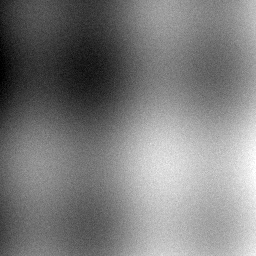
#> input picture assets/sample.png, 256 x 256 px
$ python main.py
#> lines starting #> are read from the running program, lines starting #| are printed output that depends on the picture
### io_utils/io.py
"""
io_utils.io
===========
Image I/O helpers and a small "compare-levels" grid builder.

load_image:   PNG/JPG/BMP → numpy uint8 array, auto-detects colour vs grayscale.
save_image:   numpy uint8 → PNG on disk.
make_comparison_grid: 4-up labelled montage, e.g. Original | Q=90 | Q=50 | Q=10.
"""

from __future__ import annotations

import os
from typing import Iterable, List, Tuple

import numpy as np
from PIL import Image, ImageDraw, ImageFont


def load_image(path: str) -> Tuple[np.ndarray, bool]:
    """Return (image_uint8, is_color). Color images come back as (H, W, 3) RGB."""
    img = Image.open(path)
    if img.mode == "L":
        return np.asarray(img, dtype=np.uint8), False
    rgb = img.convert("RGB")
    return np.asarray(rgb, dtype=np.uint8), True


def save_image(arr: np.ndarray, path: str) -> str:
    """Save a uint8 (H, W) or (H, W, 3) array as PNG or JPG. Returns absolute path."""
    arr = np.clip(arr, 0, 255).astype(np.uint8)
    if arr.ndim == 2:
        img = Image.fromarray(arr, mode="L")
    elif arr.ndim == 3 and arr.shape[-1] == 3:
        img = Image.fromarray(arr, mode="RGB")
    else:
        raise ValueError(f"save_image expects (H, W) or (H, W, 3), got {arr.shape}")
    out_path = os.path.abspath(path)
    ext = os.path.splitext(out_path)[1].lower()
    if ext in [".jpg", ".jpeg"]:
        img.save(out_path, quality=100)
    else:
        img.save(out_path)
    return out_path


# [58 lines left out: functions _to_pil, _get_font, make_comparison_grid, not called in this run]

### pipeline/pipeline.py
"""
pipeline.pipeline
=================
Orchestrates the full DCT compression pipeline for both grayscale and
colour images.

For colour images we go RGB → YCbCr → per-channel DCT/quant/IDCT
→ YCbCr → RGB. The luminance channel Y is processed at the user-selected
quality Q; the chroma channels Cb and Cr are processed at
Q_chroma = max(1, Q // 2), matching how JPEG treats chroma more
aggressively than luma.

The pipeline is vectorized: every channel is processed as one batch
of (N, 8, 8) blocks so the demo stays fast on a typical laptop.
"""

from __future__ import annotations

from dataclasses import dataclass
from typing import Optional

import numpy as np

from dct_core.blocks import merge_blocks, split_blocks
from dct_core.dct import dct2_batch, idct2_batch
from dct_core.quant import (
    LUM_TABLE_Q50,
    scale_table,
    quantize,
    dequantize,
)
from quality.metrics import (
    compression_ratio,
    estimate_compressed_size,
    mse,
    psnr,
)


@dataclass
class CompressionResult:
    reconstructed: np.ndarray            # uint8 image with the same shape as input
    cr: float                            # compression ratio (orig / compressed)
    mse_val: float                       # mean squared error over all pixels
    psnr_val: float                      # decibels, +inf if lossless
    original_bytes: int                  # raw pixel bytes (W * H * C)
    compressed_bytes: int                # zig-zag / RLE estimator result
    quality: int                         # Q used for luminance
    chroma_quality: int                  # Q used for chroma channels


def _compress_channel(channel: np.ndarray, q: int) -> tuple[np.ndarray, np.ndarray, np.ndarray]:
    """Compress one 2-D channel (H, W) at quality Q and return (recon, qblocks, table)."""
    shifted = channel.astype(np.float64) - 128.0
    blocks, orig_shape, padded_shape = split_blocks(shifted)
    coeffs = dct2_batch(blocks)
    table = scale_table(LUM_TABLE_Q50, q)
    qblocks = quantize(coeffs, table)
    rec_coeffs = dequantize(qblocks, table)
    rec_shifted = idct2_batch(rec_coeffs)
    rec = merge_blocks(rec_shifted, orig_shape, padded_shape) + 128.0
    return rec, qblocks, table


def compress_image(image_u8: np.ndarray, quality: int = 75) -> CompressionResult:
    """Top-level entry: accept (H, W) grayscale or (H, W, 3) RGB uint8."""
    if not (1 <= quality <= 100):
        raise ValueError(f"quality must be in [1, 100], got {quality}")
    if image_u8.dtype != np.uint8:
        image_u8 = image_u8.astype(np.uint8)

    if image_u8.ndim == 2:
        rec_f, qblocks, _ = _compress_channel(image_u8, quality)
        rec_u8 = np.clip(rec_f, 0, 255).astype(np.uint8)
        original_bytes = int(image_u8.size)
        compressed_bytes = estimate_compressed_size(qblocks)
        cr = compression_ratio(original_bytes, compressed_bytes)
        m = mse(image_u8.astype(np.float64), rec_u8.astype(np.float64))
        p = psnr(image_u8.astype(np.float64), rec_u8.astype(np.float64))
        return CompressionResult(rec_u8, cr, m, p, original_bytes, compressed_bytes,
                                 quality, quality)

    if image_u8.ndim == 3 and image_u8.shape[-1] == 3:
        from .color import rgb_to_ycbcr, ycbcr_to_rgb
        ycbcr = rgb_to_ycbcr(image_u8)
        y_q = quality
        c_q = max(1, quality // 2)
        y_rec, y_qblocks, _ = _compress_channel(ycbcr[..., 0], y_q)
        cb_rec, cb_qblocks, _ = _compress_channel(ycbcr[..., 1], c_q)
        cr_rec, cr_qblocks, _ = _compress_channel(ycbcr[..., 2], c_q)
        rec_ycbcr = np.stack([y_rec, cb_rec, cr_rec], axis=-1)
        rec_u8 = ycbcr_to_rgb(rec_ycbcr)
        original_bytes = int(image_u8.size)
        compressed_bytes = (
            estimate_compressed_size(y_qblocks)
            + estimate_compressed_size(cb_qblocks)
            + estimate_compressed_size(cr_qblocks)
        )
        cr = compression_ratio(original_bytes, compressed_bytes)
        m = mse(image_u8.astype(np.float64), rec_u8.astype(np.float64))
        p = psnr(image_u8.astype(np.float64), rec_u8.astype(np.float64))
        return CompressionResult(rec_u8, cr, m, p, original_bytes, compressed_bytes,
                                 y_q, c_q)

    raise ValueError(f"compress_image expects (H, W) or (H, W, 3), got {image_u8.shape}")

### dct_core/blocks.py
"""
dct_core.blocks
===============
Helpers for splitting a 2-D image into non-overlapping 8x8 blocks
(the way JPEG does it) and stitching them back together.

If the image height or width is not a multiple of 8, we reflect-pad
the edges so the DCT can run on clean 8x8 tiles, then crop the padding
back when we reconstruct. This keeps the reconstruction exactly the
same size as the input.
"""

from __future__ import annotations

from typing import Tuple

import numpy as np

from .dct import BLOCK


def _padded_shape(h: int, w: int, block: int = BLOCK) -> Tuple[int, int]:
    return ((h + block - 1) // block) * block, ((w + block - 1) // block) * block


def split_blocks(img: np.ndarray, block: int = BLOCK):
    """Split a (H, W) image into (N, block, block) blocks.

    Returns (blocks, orig_shape, padded_shape).
    Padding (reflect mode) is applied if H or W is not a multiple of `block`.
    """
    if img.ndim != 2:
        raise ValueError(f"split_blocks expects a 2-D image, got shape {img.shape}")
    h, w = img.shape
    hp, wp = _padded_shape(h, w, block)
    if (hp, wp) != (h, w):
        pad_h = hp - h
        pad_w = wp - w
        padded = np.pad(img, ((0, pad_h), (0, pad_w)), mode="reflect")
    else:
        padded = img
    n_rows = hp // block
    n_cols = wp // block
    blocks = padded.reshape(n_rows, n_cols, block, block)
    blocks = blocks.transpose(0, 2, 1, 3).reshape(n_rows * n_cols, block, block)
    return blocks, (h, w), (hp, wp)


def merge_blocks(blocks: np.ndarray, orig_shape, padded_shape, block: int = BLOCK) -> np.ndarray:
    """Inverse of split_blocks: stitch (N, block, block) blocks back into an image
    and crop padding back to orig_shape."""
    if blocks.ndim != 3 or blocks.shape[1:] != (block, block):
        raise ValueError(f"merge_blocks expects (N, {block}, {block}), got {blocks.shape}")
    hp, wp = padded_shape
    n_rows = hp // block
    n_cols = wp // block
    if blocks.shape[0] != n_rows * n_cols:
        raise ValueError(
            f"merge_blocks: {blocks.shape[0]} blocks do not fit padded shape {padded_shape}"
        )
    grid = blocks.reshape(n_rows, block, n_cols, block).transpose(0, 2, 1, 3).reshape(hp, wp)
    h, w = orig_shape
    return grid[:h, :w]

### quality/metrics.py
"""
quality.metrics
===============
Numerical measures of how different two images are.

  * MSE  (Mean Squared Error)         — average per-pixel squared difference.
  * PSNR (Peak Signal-to-Noise Ratio) — log-scale quality in decibels;
                                        larger PSNR means reconstruction is closer
                                        to the original. PSNR is defined only
                                        when MSE > 0, otherwise we report +inf.
  * Compression Ratio                 — original bytes / compressed bytes.
  * estimate_compressed_size          — runs a tiny zig-zag + run-length
                                        estimator over quantized blocks so the
                                        demo can show a *measured* compression
                                        ratio that responds to Q.
"""

from __future__ import annotations

import numpy as np


# Standard zig-zag scan order for an 8x8 block (indices 0..63).
_ZIGZAG: np.ndarray = np.array(
    [
        0, 1, 8, 16, 9, 2, 3, 10,
        17, 24, 32, 25, 18, 11, 4, 5,
        12, 19, 26, 33, 40, 48, 41, 34,
        27, 20, 13, 6, 7, 14, 21, 28,
        35, 42, 49, 56, 57, 50, 43, 36,
        29, 22, 15, 23, 30, 37, 44, 51,
        58, 59, 52, 45, 38, 31, 39, 46,
        53, 60, 61, 54, 47, 55, 62, 63,
    ],
    dtype=np.int32,
)


def mse(a: np.ndarray, b: np.ndarray) -> float:
    """Mean Squared Error between two arrays of identical shape."""
    if a.shape != b.shape:
        raise ValueError(f"mse: shape mismatch {a.shape} vs {b.shape}")
    diff = a.astype(np.float64) - b.astype(np.float64)
    return float(np.mean(diff * diff))


def psnr(a: np.ndarray, b: np.ndarray, max_val: float = 255.0) -> float:
    """Peak Signal-to-Noise Ratio in decibels. Returns +inf if MSE == 0."""
    m = mse(a, b)
    if m <= 0.0:
        return float("inf")
    return float(10.0 * np.log10((max_val * max_val) / m))


def estimate_compressed_size(quantized_blocks: np.ndarray) -> int:
    """Estimate the byte cost of the quantized DCT coefficients.

    For each 8x8 block we walk the zig-zag order, skip runs of zeros, and
    encode each non-zero as a 2-byte pair (run length, value). We also add
    1 byte for an end-of-block marker so the decoder can stop. This is a
    teaching estimator — not Huffman — but it does respond to Q (more
    aggressive Q → more zeros → fewer bytes).
    """
    if quantized_blocks.ndim != 3 or quantized_blocks.shape[1:] != (8, 8):
        raise ValueError(
            f"estimate_compressed_size expects (N, 8, 8), got {quantized_blocks.shape}"
        )
    flat = quantized_blocks.reshape(quantized_blocks.shape[0], 64)
    total = 0
    for row in flat:
        run = 0
        for k in _ZIGZAG:
            v = int(row[k])
            if v == 0:
                run += 1
                if run > 255:
                    run = 255
                continue
            total += 2
            run = 0
        total += 1
    return total


def compression_ratio(orig_bytes: int, comp_bytes: int) -> float:
    """orig_bytes / comp_bytes; safe when comp_bytes is 0."""
    if comp_bytes <= 0:
        return float("inf")
    return float(orig_bytes) / float(comp_bytes)

### dct_core/dct.py
"""
dct_core.dct
============
From-scratch 2-D Type-II Discrete Cosine Transform (DCT) and its inverse.

Why we implement it ourselves (instead of calling scipy.fft.dctn):
  * It keeps the math visible and aligned with the syllabus.
  * The 8x8 DCT matrix is precomputed once and reused for every block,
    so the cost on a 512x512 image is essentially 4096 tiny 8x8 matrix products.
  * No external FFT dependency to demo live.

The forward 2-D DCT of an 8x8 block x is:
    X = D @ x @ D.T
and the matching inverse (Type-III) is:
    x = D.T @ X @ D
where D is the 8x8 matrix whose (k, i) entry is:
    D[k, i] = alpha(k) * cos((2i + 1) * k * pi / 16)
with   alpha(0)     = 1/sqrt(8)
       alpha(k > 0) = sqrt(2/8) = 1/2.

With this normalization D is orthonormal, so D @ D.T == I and
D.T @ D == I. The inverse above is therefore the exact transpose.
"""

from __future__ import annotations

import numpy as np

BLOCK: int = 8


def _build_dct_matrix(n: int = 8, dtype=np.float64) -> np.ndarray:
    k = np.arange(n, dtype=dtype).reshape(n, 1)
    i = np.arange(n, dtype=dtype).reshape(1, n)
    alpha = np.where(k == 0, 1.0 / np.sqrt(n), np.sqrt(2.0 / n))
    return alpha * np.cos((2 * i + 1) * k * np.pi / (2 * n))


D: np.ndarray = _build_dct_matrix(BLOCK, dtype=np.float64)


# [17 lines left out: functions dct2, idct2, not called in this run]


def dct2_batch(blocks: np.ndarray) -> np.ndarray:
    """Forward DCT applied to a stack of N blocks of shape (N, 8, 8).

    Computes  D @ x @ D.T   for every block.
    """
    if blocks.ndim != 3 or blocks.shape[1:] != (BLOCK, BLOCK):
        raise ValueError(f"dct2_batch expects (N, {BLOCK}, {BLOCK}), got {blocks.shape}")
    x = np.asarray(blocks, dtype=np.float64)
    # (n, i, l) = sum_{j, k} D[i, j] * x[n, j, k] * D.T[k, l]
    return np.einsum("ij,njk,kl->nil", D, x, D.T)


def idct2_batch(coeffs: np.ndarray) -> np.ndarray:
    """Inverse DCT applied to a stack of N blocks of shape (N, 8, 8).

    Computes  D.T @ X @ D   for every block.
    """
    if coeffs.ndim != 3 or coeffs.shape[1:] != (BLOCK, BLOCK):
        raise ValueError(f"idct2_batch expects (N, {BLOCK}, {BLOCK}), got {coeffs.shape}")
    X = np.asarray(coeffs, dtype=np.float64)
    # (n, i, l) = sum_{j, k} D.T[i, j] * X[n, j, k] * D[k, l]
    return np.einsum("ij,njk,kl->nil", D.T, X, D)

### dct_core/quant.py
"""
dct_core.quant
==============
JPEG-style quantization for DCT coefficients.

We hard-code the standard luminance table used by JPEG at quality factor 50
and the standard scaling rule so the same table can be adapted to any Q
between 1 and 100. Higher Q = finer quantization = bigger file = better quality.

This is the heart of why DCT compression is *lossy*: dividing by the
quantization table and rounding to an integer throws away small
high-frequency details that the eye barely notices.
"""

from __future__ import annotations

import numpy as np


LUM_TABLE_Q50: np.ndarray = np.array(
    [
        [16, 11, 10, 16, 24, 40, 51, 61],
        [12, 12, 14, 19, 26, 58, 60, 55],
        [14, 13, 16, 24, 40, 57, 69, 56],
        [14, 17, 22, 29, 51, 87, 80, 62],
        [18, 22, 37, 56, 68, 103, 77, 62],
        [30, 35, 55, 64, 81, 104, 92, 75],
        [50, 72, 78, 87, 103, 121, 100, 78],
        [68, 92, 95, 98, 112, 100, 103, 99],
    ],
    dtype=np.int32,
)


def scale_table(base: np.ndarray, q: int) -> np.ndarray:
    """Scale a base quantization table for an arbitrary JPEG Q-factor in [1, 100].

    The rule is the standard one used by libjpeg:
        if Q < 50:  scale = 5000 / Q
        else:       scale = 200 - 2 * Q
        scaled[i]  = clip(floor((base[i] * scale + 50) / 100), 1, 255)
    """
    if not 1 <= q <= 100:
        raise ValueError(f"Quality factor Q must be in [1, 100], got {q}")
    scale = 5000 / q if q < 50 else 200 - 2 * q
    scaled = np.floor((base.astype(np.float64) * scale + 50.0) / 100.0)
    return np.clip(scaled, 1, 255).astype(np.int32)


def quantize(coeffs: np.ndarray, table: np.ndarray) -> np.ndarray:
    """Quantize DCT coefficients: round(C / table). Accepts (8, 8) or (N, 8, 8)."""
    if coeffs.shape[-2:] != table.shape:
        raise ValueError(
            f"quantize: coefficient shape {coeffs.shape} does not match table {table.shape}"
        )
    return np.round(coeffs.astype(np.float64) / table.astype(np.float64)).astype(np.int32)


def dequantize(qcoeffs: np.ndarray, table: np.ndarray) -> np.ndarray:
    """Dequantize: qcoeffs * table (recovers approximate DCT coefficients)."""
    if qcoeffs.shape[-2:] != table.shape:
        raise ValueError(
            f"dequantize: qcoeff shape {qcoeffs.shape} does not match table {table.shape}"
        )
    return qcoeffs.astype(np.float64) * table.astype(np.float64)

### main.py
"""
DCT-Based Image Compression — full pipeline demo.

Run from the project root:

    python main.py                         # uses assets/sample.png, grayscale
    python main.py my_photo.jpg            # any image path
    python main.py path/to/photo.png --q 75
    python main.py my_photo.jpg --color    # use YCbCr pipeline (default if input is RGB)
    python main.py my_photo.jpg --grid     # also save Original | Q=90 | Q=50 | Q=10 grid

What this script does (the complete DIP signal-processing chain):

    Image  →  grayscale or RGB → YCbCr (if colour)
        →  level shift  →  split 8x8 blocks
        →  2-D DCT  →  quantize (JPEG luminance table @ Q)
        →  dequantize  →  inverse DCT  →  inverse level shift
        →  reconstructed image

It then prints MSE, PSNR, and Compression Ratio so the trade-off
between file size and image quality is *measured*, not guessed.
"""

from __future__ import annotations

import argparse
import os
import sys
from typing import Tuple

import numpy as np
from PIL import Image

from io_utils.io import load_image, make_comparison_grid, save_image
from pipeline import compress_image


def _print_friendly_missing(path: str) -> None:
    print(f"No image found at '{path}'.")
    print("Tip: run  python main.py path/to/your_photo.jpg")
    print("     (any PNG / JPG / BMP; colour images are auto-converted)")


def run(path: str, q: int, color: bool, grid: bool, fmt: str) -> int:
    if not os.path.isfile(path):
        _print_friendly_missing(path)
        return 0

    img, is_color = load_image(path)
    if not color and img.ndim == 3:
        # User asked for grayscale explicitly.
        img = np.asarray(Image.fromarray(img, mode="RGB").convert("L"))
        is_color = False

    result = compress_image(img, quality=q)
    out_dir = os.path.dirname(os.path.abspath(path)) or "."
    base, _ = os.path.splitext(os.path.basename(path))
    mode_tag = "color" if is_color else "gray"
    out_path = os.path.join(out_dir, f"{base}_recon_q{q}_{mode_tag}.{fmt}")
    save_image(result.reconstructed, out_path)

    psnr_str = "inf" if result.psnr_val == float("inf") else f"{result.psnr_val:.2f} dB"
    h, w = img.shape[:2]
    c = img.shape[2] if img.ndim == 3 else 1
    print("-" * 50)
    print("  DCT Image Compression")
    print("-" * 50)
    print(f"  Image:            {w} x {h}  "
          f"({'colour' if is_color else 'grayscale'})")
    print(f"  Quality factor Q: {q}")
    print(f"  Luma Q:           {result.quality}")
    print(f"  Chroma Q:         {result.chroma_quality}")
    print(f"  Original size:    {result.original_bytes / 1024:.2f} KB")
    print(f"  Compressed est.:  {result.compressed_bytes / 1024:.2f} KB")
    print(f"  Compression ratio:{result.cr:7.2f} x")
    print(f"  MSE:              {result.mse_val:7.3f}")
    print(f"  PSNR:             {psnr_str}")
    print("-" * 50)
    print(f"  Saved reconstructed image to: {out_path}")

    if grid:
        levels = [90, 50, 10]
        images = [img]
        labels = ["Original"]
        for qq in levels:
            r = compress_image(img, quality=qq)
            images.append(r.reconstructed)
            labels.append(f"Q = {qq}")
        grid_path = os.path.join(out_dir, f"{base}_comparison.{fmt}")
        make_comparison_grid(images, labels, grid_path, tile_size=256)
        print(f"  Saved 4-up comparison grid to: {grid_path}")

    return 0


def main(argv=None) -> int:
    parser = argparse.ArgumentParser(
        description="DCT-based image compression demo (grayscale or colour)."
    )
    parser.add_argument(
        "path",
        nargs="?",
        default=os.path.join("assets", "sample.png"),
        help="Path to an input image (PNG / JPG / BMP). Defaults to assets/sample.png.",
    )
    parser.add_argument(
        "-q", "--quality",
        dest="quality",
        type=int,
        default=75,
        help="JPEG quality factor Q in [1, 100] (default: 75).",
    )
    parser.add_argument(
        "--color", dest="color", action="store_true",
        help="Use the colour (RGB → YCbCr) pipeline. Default if the input image is RGB.",
    )
    parser.add_argument(
        "--no-color", dest="color", action="store_false",
        help="Force grayscale pipeline even if the input is RGB.",
    )
    parser.add_argument(
        "--grid", dest="grid", action="store_true",
        help="Also save a 4-up comparison grid (Original | Q=90 | Q=50 | Q=10).",
    )
    parser.add_argument(
        "--format", dest="format", type=str, choices=["png", "jpg"], default="png",
        help="Output image format (png or jpg). Default is png.",
    )
    parser.set_defaults(color=None)
    args = parser.parse_args(argv)
    color_flag = args.color if args.color is not None else True
    return run(args.path, args.quality, color_flag, args.grid, args.format)
#> in load_image, img is the input picture: PIL image 256x256 L; min 0, max 255, mean 125
#> in run, `img, is_color = load_image(path)`: is_color = False
#> in _compress_channel, `blocks, orig_shape, padded_shape = split_blocks(shifted)`: orig_shape = (256, 256)
#> in merge_blocks, `hp, wp = padded_shape`: hp = 256
#> in merge_blocks, `n_rows = hp // block`: n_rows = 32
#> in merge_blocks, `h, w = orig_shape`: h = 256
#> in estimate_compressed_size, `flat = quantized_blocks.reshape(quantized_blocks.shape[0], 64)`:
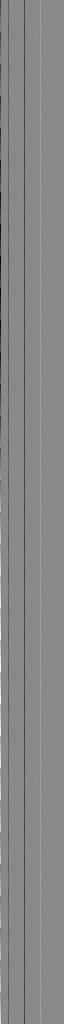
#> flat: shape (1024, 64) int32; min -70, max 60, mean -0.7; drawn with min black and max white
#> the loop in estimate_compressed_size, `for row in flat:` made 1024 passes
#> total on passes 1 to 3: 37, 66, 105
#> after the loop in estimate_compressed_size, `for row in flat:`: total = 30794
#> in compress_image, `cr = compression_ratio(original_bytes, compressed_bytes)`: cr = 2.13
#> in mse, `diff = a.astype(np.float64) - b.astype(np.float64)`:
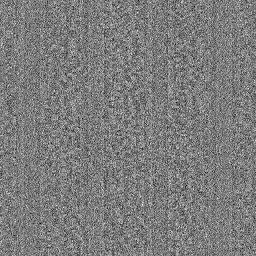
#> diff: shape (256, 256) float64; min -22, max 24, mean 0.5; drawn with min black and max white
#> in compress_image, `m = mse(image_u8.astype(np.float64), rec_u8.astype(np.float64))`: m = 30.32
#> in compress_image, `p = psnr(image_u8.astype(np.float64), rec_u8.astype(np.float64))`: p = 33.31
#> in run, `mode_tag = "color" if is_color else "gray"`: mode_tag = 'gray'
#> in run, `psnr_str = "inf" if result.psnr_val == float("inf") else f"{result.psn..`: psnr_str = '33.31 dB'
#|   Image:            256 x 256  (grayscale)
#|   Luma Q:           75
#|   Chroma Q:         75
#|   Original size:    64.00 KB
#|   Compressed est.:  30.07 KB
#|   Compression ratio:   2.13 x
#|   MSE:               30.321
#|   PSNR:             33.31 dB
#|   Saved reconstructed image to: assets/sample_recon_q75_gray.png


if __name__ == "__main__":
    sys.exit(main())
#> (the program exits here)
